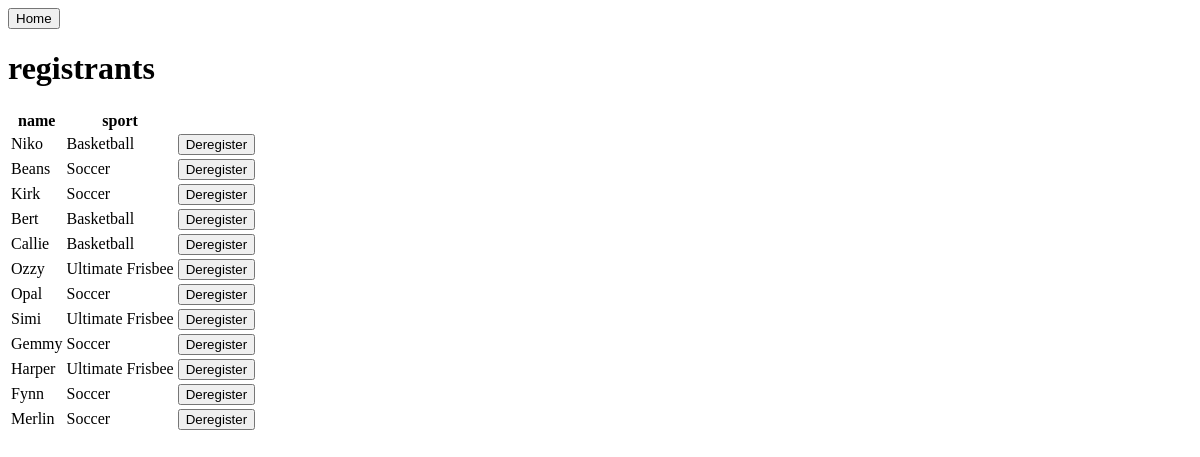
The app's page /registrants, older data.
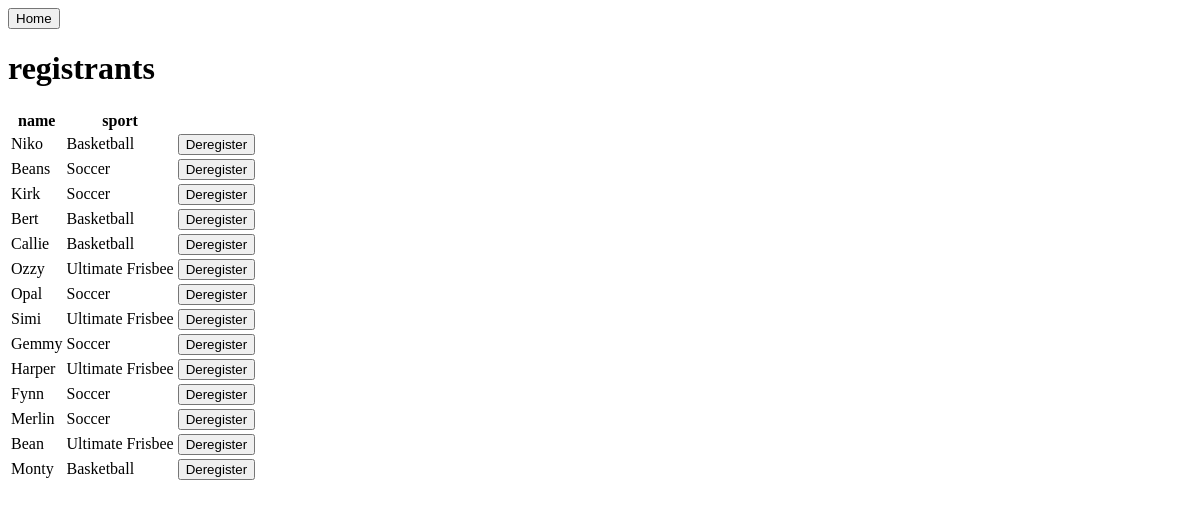
The same page, newer data.
### model.py (models this page shows)
class Registrant(db.Model):
    __tablename__ = 'registrants'
    id = db.Column(db.Integer, autoincrement=True, primary_key=True)
    name = db.Column(db.String, unique=True, nullable=False)
    sport = db.Column(db.String, nullable=False)

### app.py (the view)
@app.route("/registrants")
def registrants():
    registrants = all_registrants()
    return render_template("registrants.html", registrants=registrants)

### crud.py (called while the page is built)
def all_registrants():
    return Registrant.query.all()

### templates/registrants.html (shortened to what this page needs)
{% extends "base.html" %}
{% block body %}
    <div>
        <form action="/">
            <input type="submit" value="Home">
        </form>
    </div>
    <div class="container">
        <h1>registrants</h1>
        <div class="table">
            <table>
                <thead>
                    <tr>
                        <th>name</th>
                        <th>sport</th>
                        <th></th>
                    </tr>
                </thead>
                <tbody>
                    {% for registrant in registrants %}
                        <tr>
                            <td>{{ registrant.name }}</td>
                            <td>{{ registrant.sport }}</td>
                            <td>
                                <form action="/deregister": method="post">
                                    <input type="submit" value="Deregister">
                                </form>
                            </td>
                        </tr>
                    {% endfor %}
                </tbody>
            </table>
        </div>
    </div>
{% endblock %}

### templates/base.html (shortened to what this page needs)
<!DOCTYPE html>
<html lang="en">
    <head>
    </head>
    <body>
        {% block body %}{% endblock %}
    </body>
</html>

Row changes from the older to the newer data that the page shows:
added Registrant: name "Bean", sport "Ultimate Frisbee"
added Registrant: name "Monty", sport "Basketball"
